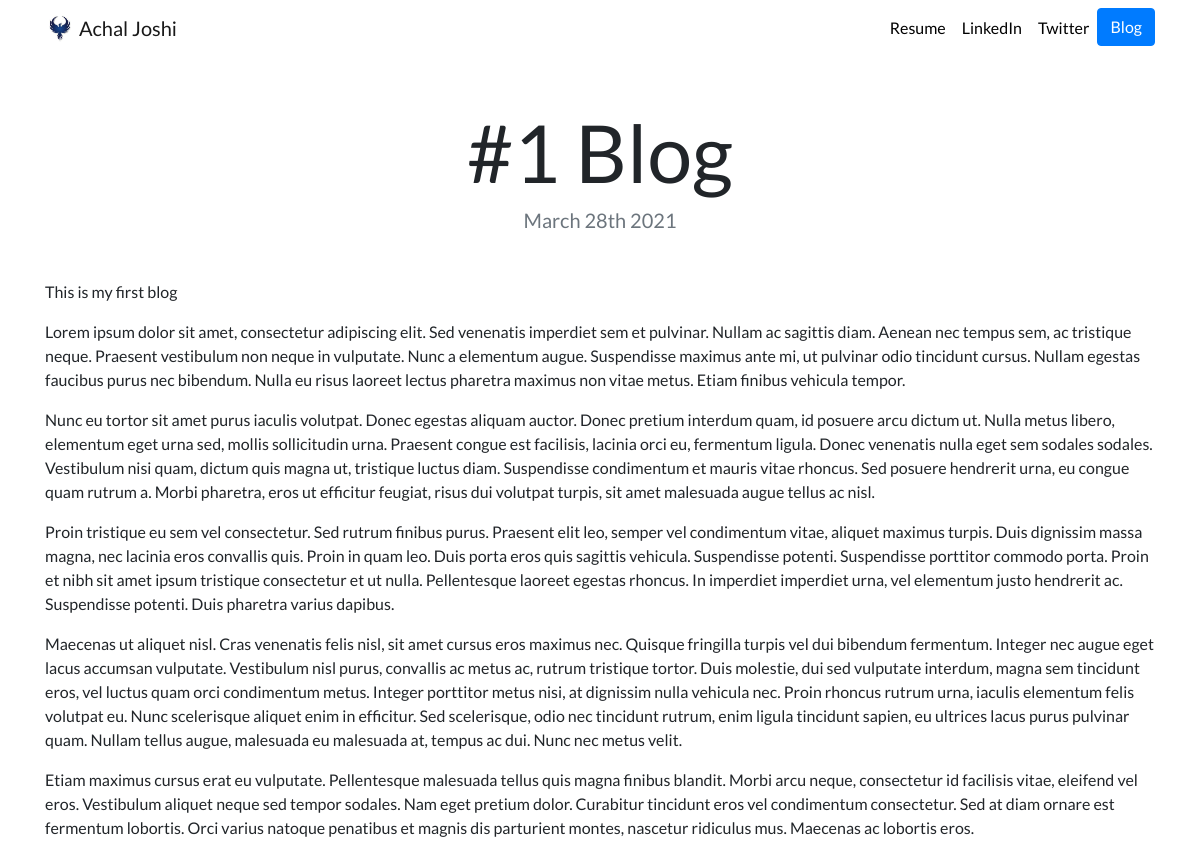
Page /blog/1/ on the committed database.
### blog/models.py (models this page shows, shortened)
class Blog(models.Model):
	title = models.CharField(max_length = 200)
	description = models.TextField()
	date = models.DateField()

### blog/views.py (the view)
# urls.py: path('<int:blog_id>/',views.detail, name='detail'),
def detail(request,blog_id):
	blog = get_object_or_404(Blog, pk=blog_id)
	return render(request,'blog/detail.html',{'blog':blog})

### blog/templates/blog/detail.html
{% extends "portfolio/base.html" %}
{% load static %}
{% block content %}
<h1 class="text-center mt-5" id="blogdetailtitle">{{ blog.title }}</h1>
<h5 class="text-center text-muted mb-5">{{ blog.date|date:'F jS Y' }}</h5>
{{ blog.description|safe }}
{% endblock %}

### portfolio/static/portfolio/custom.css (style rules this page uses)
body { font-family: 'Lato', sans-serif; }
@media (min-width: 992px) { #blogdetailtitle { font-size: 5rem; } }

### rows in the picture
Blog: title "#1 Blog", date "March 28th 2021", description "This is my first blog Lorem ipsum dolor sit amet, consectetur adipiscing elit. Sed venenatis imperdiet sem et pulvinar. Nullam ac sagittis diam. Aenean nec tempus sem, ac tristique neque. Praesent vestibulum non neque in vulputate. Nunc a elementum augue. Suspendisse maximus ante mi, ut pulvinar odio tincidunt cursus. Nullam egestas faucibus purus nec bibendum. Nulla eu risus laoreet lectus pharetra maximus non vitae metus. Etiam finibus vehicula tempor. Nunc eu tortor sit amet purus iaculis volutpat. Donec egestas aliquam auctor. Donec pretium interdum quam, id posuere arcu dictum ut. Nulla metus libero, elementum eget urna sed, mollis sollicitudin urna. Praesent congue est facilisis,…"
